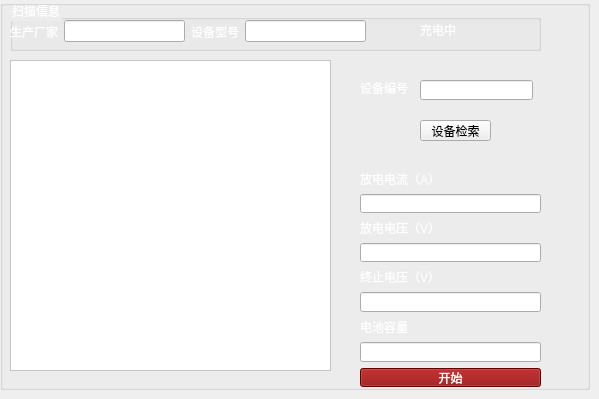
     <widget class="QWidget" name="tab_12">
      <attribute name="title">
       <string>放电</string>
      </attribute>
      <widget class="QGroupBox" name="groupBox_22">
       <property name="geometry">
        <rect>
         <x>0</x>
         <y>0</y>
         <width>590</width>
         <height>390</height>
        </rect>
       </property>
       <property name="styleSheet">
        <string notr="true">QGroupBox#groupBox_22{border-image: url(:/newPrefix/C:/Users/asus/Desktop/37b4a99c8b29264bbe3ada26c0f0b2f.png);}</string>
       </property>
       <property name="title">
        <string/>
       </property>
       <widget class="QGroupBox" name="groupBox_38">
        <property name="geometry">
         <rect>
          <x>10</x>
          <y>0</y>
          <width>531</width>
          <height>51</height>
         </rect>
        </property>
        <property name="styleSheet">
         <string notr="true">color: rgb(255, 255, 255);</string>
        </property>
        <property name="title">
         <string>扫描信息</string>
        </property>
        <widget class="QLabel" name="label_16">
         <property name="geometry">
          <rect>
           <x>410</x>
           <y>20</y>
           <width>71</width>
           <height>20</height>
          </rect>
         </property>
         <property name="styleSheet">
          <string notr="true">color: rgb(255, 255, 255);</string>
         </property>
         <property name="text">
          <string>充电中</string>
         </property>
        </widget>
        <widget class="QWidget" name="layoutWidget_13">
         <property name="geometry">
          <rect>
           <x>0</x>
           <y>20</y>
           <width>356</width>
           <height>23</height>
          </rect>
         </property>
         <layout class="QHBoxLayout" name="horizontalLayout_9">
          <item>
           <widget class="QLabel" name="label_124">
            <property name="styleSheet">
             <string notr="true">font: 6pt &quot;Agency FB&quot;;
font: 10pt &quot;Agency FB&quot;;
color: rgb(255, 255, 255);</string>
            </property>
            <property name="text">
             <string>生产厂家</string>
            </property>
           </widget>
          </item>
          <item>
           <widget class="QLineEdit" name="lineEdit_124"/>
          </item>
          <item>
           <widget class="QLabel" name="label_125">
            <property name="styleSheet">
             <string notr="true">font: 6pt &quot;Agency FB&quot;;
font: 10pt &quot;Agency FB&quot;;</string>
            </property>
            <property name="text">
             <string>设备型号</string>
            </property>
           </widget>
          </item>
          <item>
           <widget class="QLineEdit" name="lineEdit_125"/>
          </item>
         </layout>
        </widget>
       </widget>
       <widget class="QGraphicsView" name="F3_view_18">
        <property name="geometry">
         <rect>
          <x>10</x>
          <y>60</y>
          <width>321</width>
          <height>311</height>
         </rect>
        </property>
        <property name="styleSheet">
         <string notr="true">background-color: rgb(255, 255, 255);</string>
        </property>
       </widget>
       <widget class="QLineEdit" name="lineEdit_8">
        <property name="geometry">
         <rect>
          <x>420</x>
          <y>80</y>
          <width>113</width>
          <height>20</height>
         </rect>
        </property>
       </widget>
       <widget class="QLabel" name="label_17">
        <property name="geometry">
         <rect>
          <x>360</x>
          <y>80</y>
          <width>51</width>
          <height>16</height>
         </rect>
        </property>
        <property name="styleSheet">
         <string notr="true">color: rgb(255, 255, 255);
font: 11pt &quot;黑体&quot;;</string>
        </property>
        <property name="text">
         <string>设备编号</string>
        </property>
       </widget>
       <widget class="QPushButton" name="pushButton_8">
        <property name="geometry">
         <rect>
          <x>420</x>
          <y>120</y>
          <width>71</width>
          <height>21</height>
         </rect>
        </property>
        <property name="text">
         <string>设备检索</string>
        </property>
       </widget>
       <widget class="QWidget" name="layoutWidget_14">
        <property name="geometry">
         <rect>
          <x>360</x>
          <y>170</y>
          <width>181</width>
          <height>217</height>
         </rect>
        </property>
        <layout class="QVBoxLayout" name="verticalLayout_8">
         <item>
          <widget class="QLabel" name="label_126">
           <property name="styleSheet">
            <string notr="true">color: rgb(255, 255, 255);</string>
           </property>
           <property name="text">
            <string>放电电流（A）</string>
           </property>
          </widget>
         </item>
         <item>
          <widget class="QLineEdit" name="lineEdit_126">
           <property name="styleSheet">
            <string notr="true">

color: rgb(255, 255, 255);
border-color: rgb(255, 255, 255);</string>
           </property>
          </widget>
         </item>
         <item>
          <widget class="QLabel" name="label_127">
           <property name="styleSheet">
            <string notr="true">color: rgb(255, 255, 255);</string>
           </property>
           <property name="text">
            <string>放电电压（V）</string>
           </property>
          </widget>
         </item>
         <item>
          <widget class="QLineEdit" name="lineEdit_127">
           <property name="styleSheet">
            <string notr="true">
color: rgb(255, 255, 255);
border-color: rgb(255, 255, 255);</string>
           </property>
          </widget>
         </item>
         <item>
          <widget class="QLabel" name="label_128">
           <property name="styleSheet">
            <string notr="true">color: rgb(255, 255, 255);</string>
           </property>
           <property name="text">
            <string>终止电压（V）</string>
           </property>
          </widget>
         </item>
         <item>
          <widget class="QLineEdit" name="lineEdit_128">
           <property name="styleSheet">
            <string notr="true">
color: rgb(255, 255, 255);
border-color: rgb(255, 255, 255);</string>
           </property>
          </widget>
         </item>
         <item>
          <widget class="QLabel" name="label_129">
           <property name="styleSheet">
            <string notr="true">color: rgb(255, 255, 255);</string>
           </property>
           <property name="text">
            <string>电池容量</string>
           </property>
          </widget>
         </item>
         <item>
          <widget class="QLineEdit" name="lineEdit_129">
           <property name="styleSheet">
            <string notr="true">

color: rgb(255, 255, 255);
border-color: rgb(255, 255, 255);</string>
           </property>
          </widget>
         </item>
         <item>
          <widget class="QPushButton" name="pushButton_38">
           <property name="styleSheet">
            <string notr="true">background-color: rgb(138, 0, 0);
color: rgb(255, 255, 255);</string>
           </property>
           <property name="text">
            <string>开始</string>
           </property>
          </widget>
         </item>
        </layout>
       </widget>
      </widget>
     </widget>
